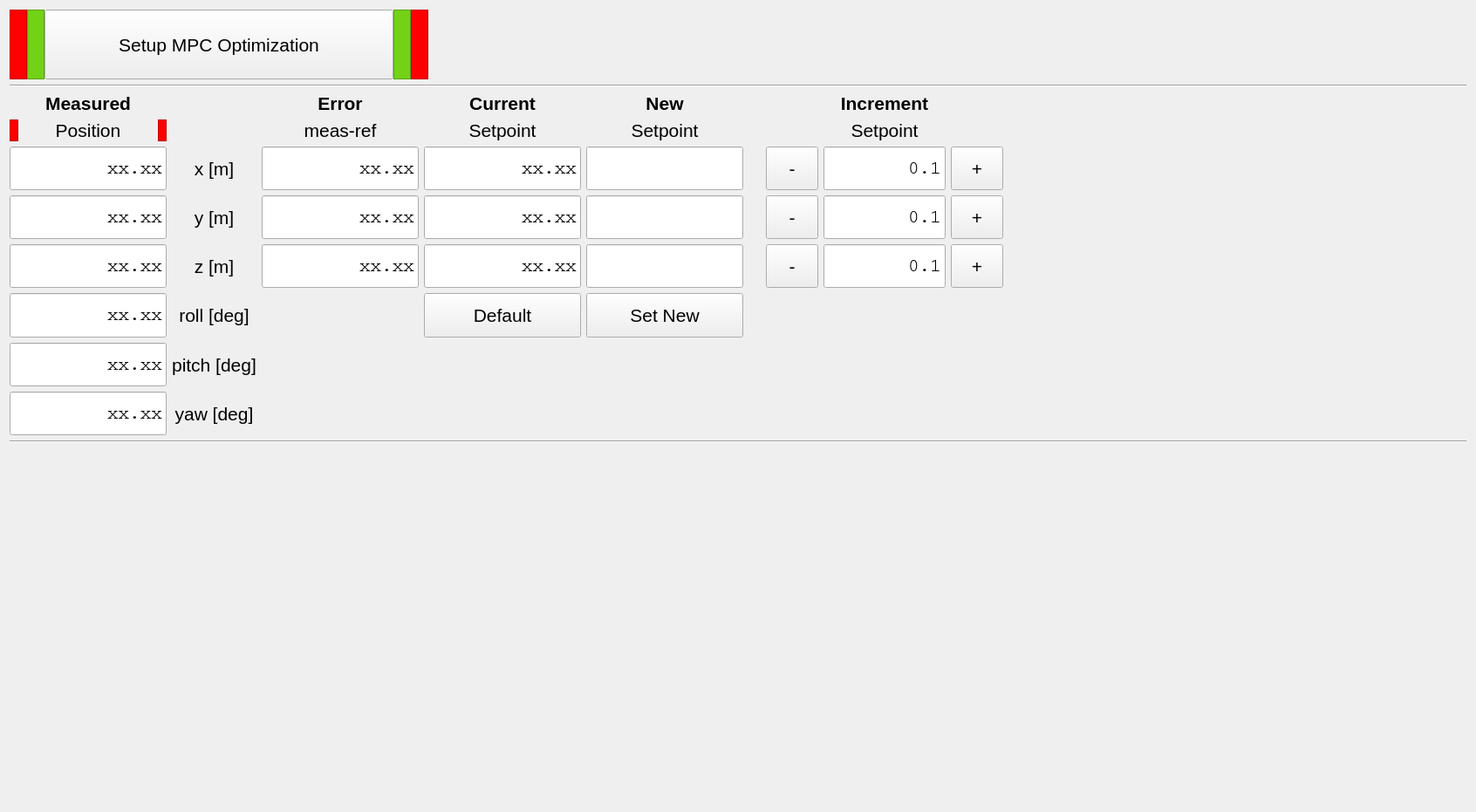
<?xml version="1.0" encoding="UTF-8"?>
<ui version="4.0">
 <class>TutorialControllerTab</class>
 <widget class="QWidget" name="TutorialControllerTab">
  <property name="geometry">
   <rect>
    <x>0</x>
    <y>0</y>
    <width>1692</width>
    <height>931</height>
   </rect>
  </property>
  <property name="font">
   <font>
    <pointsize>16</pointsize>
   </font>
  </property>
  <property name="windowTitle">
   <string>Form</string>
  </property>
  <layout class="QGridLayout" name="gridLayout">
   <item row="9" column="0">
    <layout class="QGridLayout" name="gridLayout_2">
     <property name="leftMargin">
      <number>0</number>
     </property>
     <property name="topMargin">
      <number>0</number>
     </property>
     <property name="rightMargin">
      <number>0</number>
     </property>
     <property name="bottomMargin">
      <number>0</number>
     </property>
     <item row="3" column="2">
      <widget class="QLineEdit" name="lineEdit_error_x">
       <property name="sizePolicy">
        <sizepolicy hsizetype="MinimumExpanding" vsizetype="MinimumExpanding">
         <horstretch>0</horstretch>
         <verstretch>0</verstretch>
        </sizepolicy>
       </property>
       <property name="maximumSize">
        <size>
         <width>180</width>
         <height>60</height>
        </size>
       </property>
       <property name="font">
        <font>
         <family>Courier</family>
        </font>
       </property>
       <property name="text">
        <string>xx.xx</string>
       </property>
       <property name="alignment">
        <set>Qt::AlignRight|Qt::AlignTrailing|Qt::AlignVCenter</set>
       </property>
       <property name="readOnly">
        <bool>true</bool>
       </property>
      </widget>
     </item>
     <item row="4" column="4">
      <widget class="QLineEdit" name="lineEdit_setpoint_new_y">
       <property name="sizePolicy">
        <sizepolicy hsizetype="MinimumExpanding" vsizetype="MinimumExpanding">
         <horstretch>0</horstretch>
         <verstretch>0</verstretch>
        </sizepolicy>
       </property>
       <property name="maximumSize">
        <size>
         <width>180</width>
         <height>60</height>
        </size>
       </property>
       <property name="font">
        <font>
         <family>Courier</family>
        </font>
       </property>
       <property name="alignment">
        <set>Qt::AlignRight|Qt::AlignTrailing|Qt::AlignVCenter</set>
       </property>
      </widget>
     </item>
     <item row="3" column="7">
      <spacer name="horizontalSpacer_3">
       <property name="orientation">
        <enum>Qt::Horizontal</enum>
       </property>
       <property name="sizeHint" stdset="0">
        <size>
         <width>40</width>
         <height>20</height>
        </size>
       </property>
      </spacer>
     </item>
     <item row="4" column="1">
      <widget class="QLabel" name="label_row_y">
       <property name="maximumSize">
        <size>
         <width>16777215</width>
         <height>60</height>
        </size>
       </property>
       <property name="text">
        <string>y [m]</string>
       </property>
       <property name="alignment">
        <set>Qt::AlignCenter</set>
       </property>
      </widget>
     </item>
     <item row="1" column="0">
      <layout class="QHBoxLayout" name="horizontalLayout_5">
       <property name="spacing">
        <number>0</number>
       </property>
       <property name="leftMargin">
        <number>0</number>
       </property>
       <property name="topMargin">
        <number>0</number>
       </property>
       <property name="rightMargin">
        <number>0</number>
       </property>
       <property name="bottomMargin">
        <number>0</number>
       </property>
       <item>
        <widget class="QFrame" name="red_frame_position_left">
         <property name="maximumSize">
          <size>
           <width>10</width>
           <height>16777215</height>
          </size>
         </property>
         <property name="styleSheet">
          <string notr="true">background-color:red;</string>
         </property>
         <property name="frameShape">
          <enum>QFrame::StyledPanel</enum>
         </property>
         <property name="frameShadow">
          <enum>QFrame::Raised</enum>
         </property>
        </widget>
       </item>
       <item>
        <widget class="QLabel" name="label_measured_title_line2">
         <property name="text">
          <string>Position</string>
         </property>
         <property name="alignment">
          <set>Qt::AlignCenter</set>
         </property>
        </widget>
       </item>
       <item>
        <widget class="QFrame" name="red_frame_position_right">
         <property name="maximumSize">
          <size>
           <width>10</width>
           <height>16777215</height>
          </size>
         </property>
         <property name="styleSheet">
          <string notr="true">background-color:red;</string>
         </property>
         <property name="frameShape">
          <enum>QFrame::StyledPanel</enum>
         </property>
         <property name="frameShadow">
          <enum>QFrame::Raised</enum>
         </property>
        </widget>
       </item>
      </layout>
     </item>
     <item row="3" column="1">
      <widget class="QLabel" name="label_row_x">
       <property name="maximumSize">
        <size>
         <width>16777215</width>
         <height>60</height>
        </size>
       </property>
       <property name="text">
        <string>x [m]</string>
       </property>
       <property name="alignment">
        <set>Qt::AlignCenter</set>
       </property>
      </widget>
     </item>
     <item row="1" column="4">
      <widget class="QLabel" name="label_new_title_line2">
       <property name="text">
        <string>Setpoint</string>
       </property>
       <property name="alignment">
        <set>Qt::AlignCenter</set>
       </property>
      </widget>
     </item>
     <item row="3" column="3">
      <widget class="QLineEdit" name="lineEdit_setpoint_current_x">
       <property name="sizePolicy">
        <sizepolicy hsizetype="MinimumExpanding" vsizetype="MinimumExpanding">
         <horstretch>0</horstretch>
         <verstretch>0</verstretch>
        </sizepolicy>
       </property>
       <property name="maximumSize">
        <size>
         <width>180</width>
         <height>60</height>
        </size>
       </property>
       <property name="font">
        <font>
         <family>Courier</family>
        </font>
       </property>
       <property name="text">
        <string>xx.xx</string>
       </property>
       <property name="alignment">
        <set>Qt::AlignRight|Qt::AlignTrailing|Qt::AlignVCenter</set>
       </property>
       <property name="readOnly">
        <bool>true</bool>
       </property>
      </widget>
     </item>
     <item row="0" column="6">
      <widget class="QLabel" name="label_2">
       <property name="font">
        <font>
         <weight>75</weight>
         <bold>true</bold>
        </font>
       </property>
       <property name="text">
        <string>Increment</string>
       </property>
       <property name="alignment">
        <set>Qt::AlignCenter</set>
       </property>
      </widget>
     </item>
     <item row="0" column="0">
      <widget class="QLabel" name="label_measured_title">
       <property name="font">
        <font>
         <weight>75</weight>
         <bold>true</bold>
        </font>
       </property>
       <property name="text">
        <string>Measured</string>
       </property>
       <property name="alignment">
        <set>Qt::AlignCenter</set>
       </property>
      </widget>
     </item>
     <item row="4" column="6">
      <layout class="QHBoxLayout" name="horizontalLayout_2">
       <item>
        <widget class="QPushButton" name="y_increment_minus_button">
         <property name="sizePolicy">
          <sizepolicy hsizetype="MinimumExpanding" vsizetype="Fixed">
           <horstretch>0</horstretch>
           <verstretch>0</verstretch>
          </sizepolicy>
         </property>
         <property name="maximumSize">
          <size>
           <width>60</width>
           <height>60</height>
          </size>
         </property>
         <property name="text">
          <string>-</string>
         </property>
        </widget>
       </item>
       <item>
        <widget class="QLineEdit" name="lineEdit_setpoint_increment_y">
         <property name="sizePolicy">
          <sizepolicy hsizetype="MinimumExpanding" vsizetype="Fixed">
           <horstretch>0</horstretch>
           <verstretch>0</verstretch>
          </sizepolicy>
         </property>
         <property name="maximumSize">
          <size>
           <width>140</width>
           <height>60</height>
          </size>
         </property>
         <property name="font">
          <font>
           <family>Courier</family>
          </font>
         </property>
         <property name="text">
          <string>0.1</string>
         </property>
         <property name="alignment">
          <set>Qt::AlignRight|Qt::AlignTrailing|Qt::AlignVCenter</set>
         </property>
        </widget>
       </item>
       <item>
        <widget class="QPushButton" name="y_increment_plus_button">
         <property name="sizePolicy">
          <sizepolicy hsizetype="MinimumExpanding" vsizetype="Fixed">
           <horstretch>0</horstretch>
           <verstretch>0</verstretch>
          </sizepolicy>
         </property>
         <property name="maximumSize">
          <size>
           <width>60</width>
           <height>60</height>
          </size>
         </property>
         <property name="text">
          <string>+</string>
         </property>
        </widget>
       </item>
      </layout>
     </item>
     <item row="4" column="3">
      <widget class="QLineEdit" name="lineEdit_setpoint_current_y">
       <property name="sizePolicy">
        <sizepolicy hsizetype="MinimumExpanding" vsizetype="MinimumExpanding">
         <horstretch>0</horstretch>
         <verstretch>0</verstretch>
        </sizepolicy>
       </property>
       <property name="maximumSize">
        <size>
         <width>180</width>
         <height>60</height>
        </size>
       </property>
       <property name="font">
        <font>
         <family>Courier</family>
        </font>
       </property>
       <property name="text">
        <string>xx.xx</string>
       </property>
       <property name="alignment">
        <set>Qt::AlignRight|Qt::AlignTrailing|Qt::AlignVCenter</set>
       </property>
       <property name="readOnly">
        <bool>true</bool>
       </property>
      </widget>
     </item>
     <item row="5" column="2">
      <widget class="QLineEdit" name="lineEdit_error_z">
       <property name="sizePolicy">
        <sizepolicy hsizetype="MinimumExpanding" vsizetype="MinimumExpanding">
         <horstretch>0</horstretch>
         <verstretch>0</verstretch>
        </sizepolicy>
       </property>
       <property name="maximumSize">
        <size>
         <width>180</width>
         <height>60</height>
        </size>
       </property>
       <property name="font">
        <font>
         <family>Courier</family>
        </font>
       </property>
       <property name="text">
        <string>xx.xx</string>
       </property>
       <property name="alignment">
        <set>Qt::AlignRight|Qt::AlignTrailing|Qt::AlignVCenter</set>
       </property>
       <property name="readOnly">
        <bool>true</bool>
       </property>
      </widget>
     </item>
     <item row="3" column="0">
      <layout class="QHBoxLayout" name="horizontalLayout_6">
       <item>
        <widget class="QLineEdit" name="lineEdit_measured_x">
         <property name="sizePolicy">
          <sizepolicy hsizetype="MinimumExpanding" vsizetype="MinimumExpanding">
           <horstretch>0</horstretch>
           <verstretch>0</verstretch>
          </sizepolicy>
         </property>
         <property name="maximumSize">
          <size>
           <width>180</width>
           <height>60</height>
          </size>
         </property>
         <property name="font">
          <font>
           <family>Courier</family>
          </font>
         </property>
         <property name="text">
          <string>xx.xx</string>
         </property>
         <property name="alignment">
          <set>Qt::AlignRight|Qt::AlignTrailing|Qt::AlignVCenter</set>
         </property>
         <property name="readOnly">
          <bool>true</bool>
         </property>
        </widget>
       </item>
      </layout>
     </item>
     <item row="5" column="4">
      <widget class="QLineEdit" name="lineEdit_setpoint_new_z">
       <property name="sizePolicy">
        <sizepolicy hsizetype="MinimumExpanding" vsizetype="MinimumExpanding">
         <horstretch>0</horstretch>
         <verstretch>0</verstretch>
        </sizepolicy>
       </property>
       <property name="maximumSize">
        <size>
         <width>180</width>
         <height>60</height>
        </size>
       </property>
       <property name="font">
        <font>
         <family>Courier</family>
        </font>
       </property>
       <property name="alignment">
        <set>Qt::AlignRight|Qt::AlignTrailing|Qt::AlignVCenter</set>
       </property>
      </widget>
     </item>
     <item row="0" column="2">
      <widget class="QLabel" name="label_error_title">
       <property name="font">
        <font>
         <weight>75</weight>
         <bold>true</bold>
        </font>
       </property>
       <property name="text">
        <string>Error</string>
       </property>
       <property name="alignment">
        <set>Qt::AlignCenter</set>
       </property>
      </widget>
     </item>
     <item row="0" column="3">
      <widget class="QLabel" name="label_current_title">
       <property name="font">
        <font>
         <weight>75</weight>
         <bold>true</bold>
        </font>
       </property>
       <property name="text">
        <string>Current</string>
       </property>
       <property name="alignment">
        <set>Qt::AlignCenter</set>
       </property>
      </widget>
     </item>
     <item row="5" column="6">
      <layout class="QHBoxLayout" name="horizontalLayout_3">
       <item>
        <widget class="QPushButton" name="z_increment_minus_button">
         <property name="sizePolicy">
          <sizepolicy hsizetype="MinimumExpanding" vsizetype="Fixed">
           <horstretch>0</horstretch>
           <verstretch>0</verstretch>
          </sizepolicy>
         </property>
         <property name="maximumSize">
          <size>
           <width>60</width>
           <height>60</height>
          </size>
         </property>
         <property name="text">
          <string>-</string>
         </property>
        </widget>
       </item>
       <item>
        <widget class="QLineEdit" name="lineEdit_setpoint_increment_z">
         <property name="sizePolicy">
          <sizepolicy hsizetype="MinimumExpanding" vsizetype="Fixed">
           <horstretch>0</horstretch>
           <verstretch>0</verstretch>
          </sizepolicy>
         </property>
         <property name="maximumSize">
          <size>
           <width>140</width>
           <height>60</height>
          </size>
         </property>
         <property name="font">
          <font>
           <family>Courier</family>
          </font>
         </property>
         <property name="text">
          <string>0.1</string>
         </property>
         <property name="alignment">
          <set>Qt::AlignRight|Qt::AlignTrailing|Qt::AlignVCenter</set>
         </property>
        </widget>
       </item>
       <item>
        <widget class="QPushButton" name="z_increment_plus_button">
         <property name="sizePolicy">
          <sizepolicy hsizetype="MinimumExpanding" vsizetype="Fixed">
           <horstretch>0</horstretch>
           <verstretch>0</verstretch>
          </sizepolicy>
         </property>
         <property name="maximumSize">
          <size>
           <width>60</width>
           <height>60</height>
          </size>
         </property>
         <property name="text">
          <string>+</string>
         </property>
        </widget>
       </item>
      </layout>
     </item>
     <item row="4" column="0">
      <layout class="QHBoxLayout" name="horizontalLayout_7">
       <item>
        <widget class="QLineEdit" name="lineEdit_measured_y">
         <property name="sizePolicy">
          <sizepolicy hsizetype="MinimumExpanding" vsizetype="MinimumExpanding">
           <horstretch>0</horstretch>
           <verstretch>0</verstretch>
          </sizepolicy>
         </property>
         <property name="maximumSize">
          <size>
           <width>180</width>
           <height>60</height>
          </size>
         </property>
         <property name="font">
          <font>
           <family>Courier</family>
          </font>
         </property>
         <property name="text">
          <string>xx.xx</string>
         </property>
         <property name="alignment">
          <set>Qt::AlignRight|Qt::AlignTrailing|Qt::AlignVCenter</set>
         </property>
         <property name="readOnly">
          <bool>true</bool>
         </property>
        </widget>
       </item>
      </layout>
     </item>
     <item row="5" column="1">
      <widget class="QLabel" name="label_row_z">
       <property name="maximumSize">
        <size>
         <width>16777215</width>
         <height>60</height>
        </size>
       </property>
       <property name="text">
        <string>z [m]</string>
       </property>
       <property name="alignment">
        <set>Qt::AlignCenter</set>
       </property>
      </widget>
     </item>
     <item row="0" column="4">
      <widget class="QLabel" name="label_new_title">
       <property name="font">
        <font>
         <weight>75</weight>
         <bold>true</bold>
        </font>
       </property>
       <property name="text">
        <string>New</string>
       </property>
       <property name="alignment">
        <set>Qt::AlignCenter</set>
       </property>
      </widget>
     </item>
     <item row="3" column="6">
      <layout class="QHBoxLayout" name="horizontalLayout">
       <item>
        <widget class="QPushButton" name="x_increment_minus_button">
         <property name="sizePolicy">
          <sizepolicy hsizetype="MinimumExpanding" vsizetype="Fixed">
           <horstretch>0</horstretch>
           <verstretch>0</verstretch>
          </sizepolicy>
         </property>
         <property name="maximumSize">
          <size>
           <width>60</width>
           <height>60</height>
          </size>
         </property>
         <property name="text">
          <string>-</string>
         </property>
        </widget>
       </item>
       <item>
        <widget class="QLineEdit" name="lineEdit_setpoint_increment_x">
         <property name="sizePolicy">
          <sizepolicy hsizetype="MinimumExpanding" vsizetype="Fixed">
           <horstretch>0</horstretch>
           <verstretch>0</verstretch>
          </sizepolicy>
         </property>
         <property name="maximumSize">
          <size>
           <width>140</width>
           <height>60</height>
          </size>
         </property>
         <property name="font">
          <font>
           <family>Courier</family>
          </font>
         </property>
         <property name="text">
          <string>0.1</string>
         </property>
         <property name="alignment">
          <set>Qt::AlignRight|Qt::AlignTrailing|Qt::AlignVCenter</set>
         </property>
        </widget>
       </item>
       <item>
        <widget class="QPushButton" name="x_increment_plus_button">
         <property name="maximumSize">
          <size>
           <width>60</width>
           <height>60</height>
          </size>
         </property>
         <property name="text">
          <string>+</string>
         </property>
        </widget>
       </item>
      </layout>
     </item>
     <item row="4" column="2">
      <widget class="QLineEdit" name="lineEdit_error_y">
       <property name="sizePolicy">
        <sizepolicy hsizetype="MinimumExpanding" vsizetype="MinimumExpanding">
         <horstretch>0</horstretch>
         <verstretch>0</verstretch>
        </sizepolicy>
       </property>
       <property name="maximumSize">
        <size>
         <width>180</width>
         <height>60</height>
        </size>
       </property>
       <property name="font">
        <font>
         <family>Courier</family>
        </font>
       </property>
       <property name="text">
        <string>xx.xx</string>
       </property>
       <property name="alignment">
        <set>Qt::AlignRight|Qt::AlignTrailing|Qt::AlignVCenter</set>
       </property>
       <property name="readOnly">
        <bool>true</bool>
       </property>
      </widget>
     </item>
     <item row="1" column="6">
      <widget class="QLabel" name="label">
       <property name="text">
        <string>Setpoint</string>
       </property>
       <property name="alignment">
        <set>Qt::AlignCenter</set>
       </property>
      </widget>
     </item>
     <item row="3" column="4">
      <widget class="QLineEdit" name="lineEdit_setpoint_new_x">
       <property name="sizePolicy">
        <sizepolicy hsizetype="MinimumExpanding" vsizetype="MinimumExpanding">
         <horstretch>0</horstretch>
         <verstretch>0</verstretch>
        </sizepolicy>
       </property>
       <property name="maximumSize">
        <size>
         <width>180</width>
         <height>60</height>
        </size>
       </property>
       <property name="font">
        <font>
         <family>Courier</family>
        </font>
       </property>
       <property name="alignment">
        <set>Qt::AlignRight|Qt::AlignTrailing|Qt::AlignVCenter</set>
       </property>
      </widget>
     </item>
     <item row="1" column="2">
      <widget class="QLabel" name="label_error_title_line2">
       <property name="text">
        <string>meas-ref</string>
       </property>
       <property name="alignment">
        <set>Qt::AlignCenter</set>
       </property>
      </widget>
     </item>
     <item row="5" column="0">
      <layout class="QHBoxLayout" name="horizontalLayout_8">
       <item>
        <widget class="QLineEdit" name="lineEdit_measured_z">
         <property name="sizePolicy">
          <sizepolicy hsizetype="MinimumExpanding" vsizetype="MinimumExpanding">
           <horstretch>0</horstretch>
           <verstretch>0</verstretch>
          </sizepolicy>
         </property>
         <property name="maximumSize">
          <size>
           <width>180</width>
           <height>60</height>
          </size>
         </property>
         <property name="font">
          <font>
           <family>Courier</family>
          </font>
         </property>
         <property name="text">
          <string>xx.xx</string>
         </property>
         <property name="alignment">
          <set>Qt::AlignRight|Qt::AlignTrailing|Qt::AlignVCenter</set>
         </property>
         <property name="readOnly">
          <bool>true</bool>
         </property>
        </widget>
       </item>
      </layout>
     </item>
     <item row="3" column="5">
      <spacer name="horizontalSpacer_2">
       <property name="orientation">
        <enum>Qt::Horizontal</enum>
       </property>
       <property name="sizeType">
        <enum>QSizePolicy::Fixed</enum>
       </property>
       <property name="sizeHint" stdset="0">
        <size>
         <width>20</width>
         <height>20</height>
        </size>
       </property>
      </spacer>
     </item>
     <item row="1" column="3">
      <widget class="QLabel" name="label_current_title_2">
       <property name="text">
        <string>Setpoint</string>
       </property>
       <property name="alignment">
        <set>Qt::AlignCenter</set>
       </property>
      </widget>
     </item>
     <item row="5" column="3">
      <widget class="QLineEdit" name="lineEdit_setpoint_current_z">
       <property name="sizePolicy">
        <sizepolicy hsizetype="MinimumExpanding" vsizetype="MinimumExpanding">
         <horstretch>0</horstretch>
         <verstretch>0</verstretch>
        </sizepolicy>
       </property>
       <property name="maximumSize">
        <size>
         <width>180</width>
         <height>60</height>
        </size>
       </property>
       <property name="font">
        <font>
         <family>Courier</family>
        </font>
       </property>
       <property name="text">
        <string>xx.xx</string>
       </property>
       <property name="alignment">
        <set>Qt::AlignRight|Qt::AlignTrailing|Qt::AlignVCenter</set>
       </property>
       <property name="readOnly">
        <bool>true</bool>
       </property>
      </widget>
     </item>
     <item row="6" column="3">
      <widget class="QPushButton" name="default_setpoint_button">
       <property name="sizePolicy">
        <sizepolicy hsizetype="MinimumExpanding" vsizetype="MinimumExpanding">
         <horstretch>0</horstretch>
         <verstretch>0</verstretch>
        </sizepolicy>
       </property>
       <property name="maximumSize">
        <size>
         <width>180</width>
         <height>60</height>
        </size>
       </property>
       <property name="text">
        <string>Default</string>
       </property>
      </widget>
     </item>
     <item row="6" column="4">
      <widget class="QPushButton" name="set_setpoint_button">
       <property name="sizePolicy">
        <sizepolicy hsizetype="MinimumExpanding" vsizetype="MinimumExpanding">
         <horstretch>0</horstretch>
         <verstretch>0</verstretch>
        </sizepolicy>
       </property>
       <property name="maximumSize">
        <size>
         <width>180</width>
         <height>60</height>
        </size>
       </property>
       <property name="text">
        <string>Set New</string>
       </property>
      </widget>
     </item>
     <item row="8" column="0">
      <layout class="QHBoxLayout" name="horizontalLayout_10">
       <item>
        <widget class="QLineEdit" name="lineEdit_measured_yaw">
         <property name="sizePolicy">
          <sizepolicy hsizetype="MinimumExpanding" vsizetype="MinimumExpanding">
           <horstretch>0</horstretch>
           <verstretch>0</verstretch>
          </sizepolicy>
         </property>
         <property name="maximumSize">
          <size>
           <width>180</width>
           <height>60</height>
          </size>
         </property>
         <property name="font">
          <font>
           <family>Courier</family>
          </font>
         </property>
         <property name="text">
          <string>xx.xx</string>
         </property>
         <property name="alignment">
          <set>Qt::AlignRight|Qt::AlignTrailing|Qt::AlignVCenter</set>
         </property>
         <property name="readOnly">
          <bool>true</bool>
         </property>
        </widget>
       </item>
      </layout>
     </item>
     <item row="8" column="1">
      <widget class="QLabel" name="label_row_yaw">
       <property name="maximumSize">
        <size>
         <width>16777215</width>
         <height>60</height>
        </size>
       </property>
       <property name="text">
        <string>yaw [deg]</string>
       </property>
       <property name="alignment">
        <set>Qt::AlignCenter</set>
       </property>
      </widget>
     </item>
     <item row="6" column="0">
      <layout class="QHBoxLayout" name="horizontalLayout_11">
       <item>
        <widget class="QLineEdit" name="lineEdit_measured_roll">
         <property name="sizePolicy">
          <sizepolicy hsizetype="MinimumExpanding" vsizetype="MinimumExpanding">
           <horstretch>0</horstretch>
           <verstretch>0</verstretch>
          </sizepolicy>
         </property>
         <property name="maximumSize">
          <size>
           <width>180</width>
           <height>60</height>
          </size>
         </property>
         <property name="font">
          <font>
           <family>Courier</family>
          </font>
         </property>
         <property name="text">
          <string>xx.xx</string>
         </property>
         <property name="alignment">
          <set>Qt::AlignRight|Qt::AlignTrailing|Qt::AlignVCenter</set>
         </property>
         <property name="readOnly">
          <bool>true</bool>
         </property>
        </widget>
       </item>
      </layout>
     </item>
     <item row="7" column="0">
      <layout class="QHBoxLayout" name="horizontalLayout_9">
       <item>
        <widget class="QLineEdit" name="lineEdit_measured_pitch">
         <property name="sizePolicy">
          <sizepolicy hsizetype="MinimumExpanding" vsizetype="MinimumExpanding">
           <horstretch>0</horstretch>
           <verstretch>0</verstretch>
          </sizepolicy>
         </property>
         <property name="maximumSize">
          <size>
           <width>180</width>
           <height>60</height>
          </size>
         </property>
         <property name="font">
          <font>
           <family>Courier</family>
          </font>
         </property>
         <property name="text">
          <string>xx.xx</string>
         </property>
         <property name="alignment">
          <set>Qt::AlignRight|Qt::AlignTrailing|Qt::AlignVCenter</set>
         </property>
         <property name="readOnly">
          <bool>true</bool>
         </property>
        </widget>
       </item>
      </layout>
     </item>
     <item row="6" column="1">
      <widget class="QLabel" name="label_row_roll">
       <property name="maximumSize">
        <size>
         <width>16777215</width>
         <height>60</height>
        </size>
       </property>
       <property name="text">
        <string>roll [deg]</string>
       </property>
       <property name="alignment">
        <set>Qt::AlignCenter</set>
       </property>
      </widget>
     </item>
     <item row="7" column="1">
      <widget class="QLabel" name="label_row_pitch">
       <property name="maximumSize">
        <size>
         <width>16777215</width>
         <height>60</height>
        </size>
       </property>
       <property name="text">
        <string>pitch [deg]</string>
       </property>
       <property name="alignment">
        <set>Qt::AlignCenter</set>
       </property>
      </widget>
     </item>
    </layout>
   </item>
   <item row="13" column="0">
    <spacer name="verticalSpacer">
     <property name="orientation">
      <enum>Qt::Vertical</enum>
     </property>
     <property name="sizeType">
      <enum>QSizePolicy::Expanding</enum>
     </property>
     <property name="sizeHint" stdset="0">
      <size>
       <width>20</width>
       <height>40</height>
      </size>
     </property>
    </spacer>
   </item>
   <item row="10" column="0">
    <widget class="Line" name="line">
     <property name="orientation">
      <enum>Qt::Horizontal</enum>
     </property>
    </widget>
   </item>
   <item row="0" column="0">
    <layout class="QHBoxLayout" name="horizontalLayout_12">
     <property name="spacing">
      <number>0</number>
     </property>
     <property name="sizeConstraint">
      <enum>QLayout::SetDefaultConstraint</enum>
     </property>
     <item>
      <widget class="QFrame" name="red_frame_setup_left">
       <property name="minimumSize">
        <size>
         <width>20</width>
         <height>40</height>
        </size>
       </property>
       <property name="maximumSize">
        <size>
         <width>20</width>
         <height>80</height>
        </size>
       </property>
       <property name="styleSheet">
        <string notr="true">background-color:red;</string>
       </property>
       <property name="frameShape">
        <enum>QFrame::StyledPanel</enum>
       </property>
       <property name="frameShadow">
        <enum>QFrame::Raised</enum>
       </property>
      </widget>
     </item>
     <item>
      <widget class="QFrame" name="green_frame_setup_left">
       <property name="minimumSize">
        <size>
         <width>20</width>
         <height>40</height>
        </size>
       </property>
       <property name="maximumSize">
        <size>
         <width>20</width>
         <height>80</height>
        </size>
       </property>
       <property name="styleSheet">
        <string notr="true">background-color: rgb(115, 210, 22);</string>
       </property>
       <property name="frameShape">
        <enum>QFrame::StyledPanel</enum>
       </property>
       <property name="frameShadow">
        <enum>QFrame::Raised</enum>
       </property>
      </widget>
     </item>
     <item>
      <widget class="QPushButton" name="custom_button_1">
       <property name="sizePolicy">
        <sizepolicy hsizetype="MinimumExpanding" vsizetype="MinimumExpanding">
         <horstretch>0</horstretch>
         <verstretch>0</verstretch>
        </sizepolicy>
       </property>
       <property name="minimumSize">
        <size>
         <width>400</width>
         <height>40</height>
        </size>
       </property>
       <property name="maximumSize">
        <size>
         <width>400</width>
         <height>80</height>
        </size>
       </property>
       <property name="text">
        <string>Setup MPC Optimization</string>
       </property>
      </widget>
     </item>
     <item>
      <widget class="QFrame" name="green_frame_setup_right">
       <property name="minimumSize">
        <size>
         <width>20</width>
         <height>40</height>
        </size>
       </property>
       <property name="maximumSize">
        <size>
         <width>20</width>
         <height>80</height>
        </size>
       </property>
       <property name="styleSheet">
        <string notr="true">background-color: rgb(115, 210, 22);</string>
       </property>
       <property name="frameShape">
        <enum>QFrame::StyledPanel</enum>
       </property>
       <property name="frameShadow">
        <enum>QFrame::Raised</enum>
       </property>
      </widget>
     </item>
     <item>
      <widget class="QFrame" name="red_frame_setup_right">
       <property name="minimumSize">
        <size>
         <width>20</width>
         <height>40</height>
        </size>
       </property>
       <property name="maximumSize">
        <size>
         <width>20</width>
         <height>80</height>
        </size>
       </property>
       <property name="styleSheet">
        <string notr="true">background-color:red;</string>
       </property>
       <property name="frameShape">
        <enum>QFrame::StyledPanel</enum>
       </property>
       <property name="frameShadow">
        <enum>QFrame::Raised</enum>
       </property>
      </widget>
     </item>
     <item>
      <spacer name="horizontalSpacer_4">
       <property name="orientation">
        <enum>Qt::Horizontal</enum>
       </property>
       <property name="sizeType">
        <enum>QSizePolicy::Expanding</enum>
       </property>
       <property name="sizeHint" stdset="0">
        <size>
         <width>40</width>
         <height>0</height>
        </size>
       </property>
      </spacer>
     </item>
    </layout>
   </item>
   <item row="11" column="0" rowspan="2">
    <layout class="QGridLayout" name="gridLayout_3">
     <property name="leftMargin">
      <number>0</number>
     </property>
     <property name="topMargin">
      <number>0</number>
     </property>
     <property name="rightMargin">
      <number>0</number>
     </property>
     <property name="bottomMargin">
      <number>0</number>
     </property>
     <property name="horizontalSpacing">
      <number>20</number>
     </property>
     <property name="verticalSpacing">
      <number>0</number>
     </property>
     <item row="0" column="1">
      <spacer name="horizontalSpacer">
       <property name="orientation">
        <enum>Qt::Horizontal</enum>
       </property>
       <property name="sizeHint" stdset="0">
        <size>
         <width>40</width>
         <height>20</height>
        </size>
       </property>
      </spacer>
     </item>
    </layout>
   </item>
   <item row="1" column="0">
    <widget class="Line" name="line_2">
     <property name="orientation">
      <enum>Qt::Horizontal</enum>
     </property>
    </widget>
   </item>
  </layout>
 </widget>
 <resources/>
 <connections/>
</ui>
